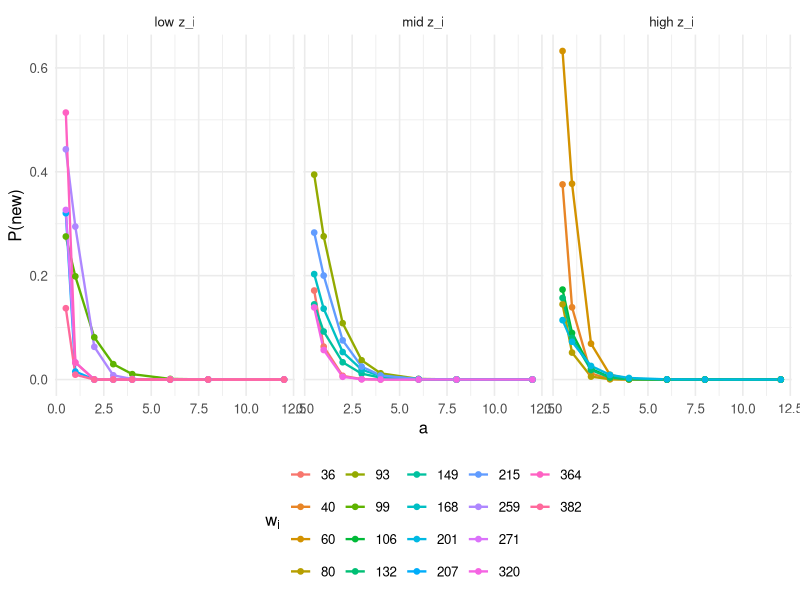
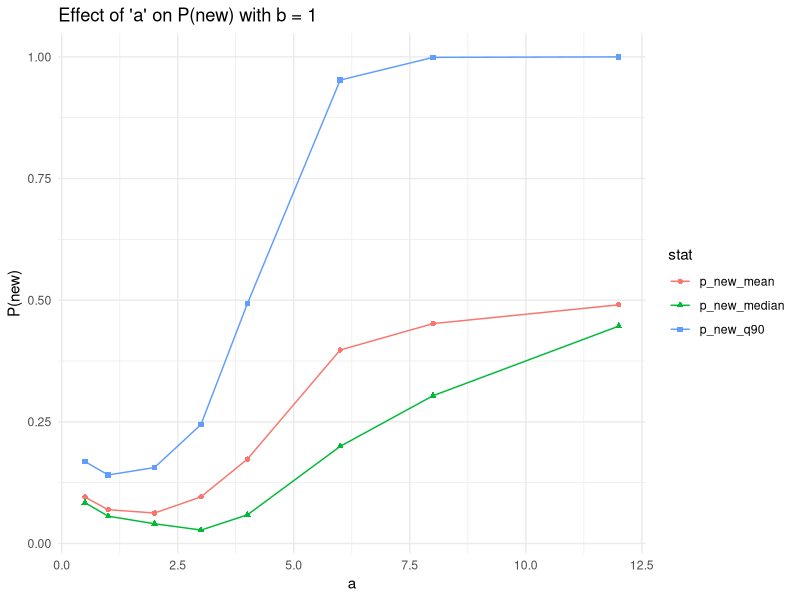

Here is the R script that generated these plots, in order: (Note: this script raises an error after producing the figures.)
# ---------------------------
# BT–SBM simulation + P(new)
# ---------------------------
set.seed(123)

# Logistic win-prob from lambdas
lambda_to_theta <- function(lam) {
  outer(lam, lam, function(a, b) a / (a + b))
}

simulate_bt_sbm <- function(n = 60, K_true = 6, ratio = 2.5,
                            mean_matches = 20, p_edge = 0.3) {
  # Balanced labels (approx)
  z <- rep(seq_len(K_true), length.out = n)
  z <- sample(z)
  # Geometric block strengths, GM = 1
  lam_blocks <- ratio^(0:(K_true - 1))
  lam_blocks <- lam_blocks / exp(mean(log(lam_blocks)))
  lam_item <- lam_blocks[z]
  # Match topology
  N <- matrix(0L, n, n)
  for (i in 1:(n - 1)) for (j in (i + 1):n) {
    if (runif(1) < p_edge) {
      nij <- rpois(1, mean_matches)
      N[i, j] <- N[j, i] <- nij
    }
  }
  # Outcomes
  W <- matrix(0L, n, n)
  for (i in 1:(n - 1)) for (j in (i + 1):n) {
    nij <- N[i, j]
    if (nij > 0L) {
      p <- lam_item[i] / (lam_item[i] + lam_item[j])
      wij <- rbinom(1, nij, p)
      W[i, j] <- wij
      W[j, i] <- nij - wij
    }
  }
  # Gamma augmentation draws Z; only row sums matter
  Z <- matrix(0, n, n)
  Z_row <- numeric(n); w_row <- rowSums(W)
  for (i in 1:(n - 1)) for (j in (i + 1):n) {
    nij <- N[i, j]
    if (nij > 0L) {
      rate <- lam_item[i] + lam_item[j]
      zdraw <- rgamma(1, shape = nij, rate = rate) # scale=1/rate
      Z[i, j] <- Z[j, i] <- zdraw
      Z_row[i] <- Z_row[i] + zdraw
      Z_row[j] <- Z_row[j] + zdraw
    }
  }
  list(W = W, N = N, Z = Z, Z_row = Z_row, w_row = w_row,
       z = z, lam_item = lam_item, lam_blocks = lam_blocks)
}

# Anchored collapsed new score (increment rel. to empty cluster)
log_new_anchored <- function(wi, Zi, a, b) {
  lgamma(a + wi) - (a + wi) * log(b + Zi)
}

# One-step P(new) vs best existing competitor (hybrid rule)
p_new_for_item <- function(wi, Zi, lam_exist, a, optionA = F) {
  if (optionA) {
    b <- exp(digamma(a))  # scale alignment
    # center occupied lambdas to GM = 1
    lam <- lam_exist / exp(mean(log(lam_exist)))
  } else {
    b <- 1; lam <- lam_exist
  }
  # plug-in scores (existing); take best competitor
  logp_exist <- wi * log(lam) - lam * Zi
  best_exist <- max(logp_exist)
  # anchored collapsed new score
  logp_new <- log_new_anchored(wi, Zi, a, b)
  # 2-class softmax prob
  m <- max(best_exist, logp_new)
  p_new <- exp(logp_new - m) / (exp(best_exist - m) + exp(logp_new - m))
  c(p_new = p_new, b_eff = b)
}

# ----- Run a sensitivity sweep over 'a' -----
library(dplyr)

sim <- simulate_bt_sbm(n = 60, K_true = 6, ratio = 2.5,
                       mean_matches = 20, p_edge = 0.3)

lam_exist <- sim$lam_blocks  # existing blocks' lambdas (GM=1 by construction)

a_grid <- c(0.5, 1, 2, 3, 4, 6, 8, 12)

res <- lapply(a_grid, function(a) {
  out <- sapply(seq_along(sim$w_row), function(i) {
    p_new_for_item(sim$w_row[i], sim$Z_row[i], lam_exist, a, optionA = F)
  })
  tibble(a = a,
         p_new_mean   = mean(out["p_new", ]),
         p_new_median = median(out["p_new", ]),
         p_new_q90    = quantile(out["p_new", ], 0.9),
         b_eff        = as.numeric(out["b_eff", 1]))
}) %>% bind_rows()

print(res)

# Optional: plot
if (requireNamespace("ggplot2", quietly = TRUE)) {
  library(ggplot2)
  res_long <- tidyr::pivot_longer(res, cols = starts_with("p_new_"),
                                  names_to = "stat", values_to = "value")
  plot1 = ggplot(res_long, aes(a, value, shape = stat,color = stat)) +
    geom_point() + geom_line() +
    labs(title = "Effect of 'a' on P(new) with b = 1",
         x = "a", y = "P(new)") +
    theme_minimal()
  plot1
  ggsave(filename = "./images/sensitivity_b1.png",plot1)
}




library(dplyr)
library(tidyr)
library(ggplot2)

# Build an item-level frame with observed wi and Zi
items <- tibble(
  i   = seq_along(sim$w_row),
  wi  = as.integer(sim$w_row),
  Zi  = sim$Z_row
) %>%
  mutate(
    Z_bin_id = ntile(Zi, 3),
    Z_bin    = factor(Z_bin_id, labels = c("low z_i", "mid z_i", "high z_i"))
  )

# Compute P(new) for each item across the a-grid
res_item <- lapply(a_grid, function(a) {
  items %>%
    rowwise() %>%
    mutate(p_new = p_new_for_item(wi, Zi, lam_exist, a, optionA = T)[["p_new"]]) %>%
    ungroup() %>%
    mutate(a = a)
}) %>% bind_rows()

# OPTIONAL: pick representative wi values within each Z panel to avoid spaghetti
# Here we take 6 quantiles of wi per Z_bin and keep unique integer values
rep_w_by_z <- res_item %>%
  distinct(Z_bin, wi) %>%
  group_by(Z_bin) %>%
  summarize(
    wi_rep = unique(as.integer(quantile(wi, probs = c(.05, .20, .4, .6, .8, .95), type = 1))),
    .groups = "drop"
  ) %>%
  unnest_longer(wi_rep) %>%
  distinct(Z_bin, wi = wi_rep)

# Aggregate across items that share the same (Z_bin, wi) at each a
plot_df <- res_item %>%
  inner_join(rep_w_by_z, by = c("Z_bin", "wi")) %>%
  group_by(Z_bin, wi, a) %>%
  summarize(p_new = mean(p_new), .groups = "drop") %>%
  mutate(wi_f = factor(wi))  # for a discrete legend

# Plot: lines by wi, facets by Z_bin
plot2 <- ggplot(plot_df, aes(x = a, y = p_new, color = wi_f, group = wi_f)) +
  geom_line(linewidth = 0.8) +
  geom_point(size = 1.6) +
  facet_wrap(~ Z_bin, ncol = 3) +
  labs(
    x = "a",
    y = "P(new)",
    color = expression(w[i])
  ) +
  theme_minimal(base_size = 12) +
  theme(legend.position = "bottom")

print(plot2)
# ggsave("./images/pnew_lines_by_wi_faceted_by_zibpsia.png", plot2, width = 9, height = 5.5, dpi = 300)



# Load required package
library(Deriv)

# Define the function to invert the trigamma numerically
inv_trigamma <- function(tau2) {
  f <- function(a) trigamma(a) - tau2
  uniroot(f, interval = c(1e-8, 100))$root
}

# Values of tau
tau <- c(0.25, 0.33, 0.50, 0.70, 1.00)

# Compute corresponding a values by solving ψ₁(a) = τ²
a <- sapply(tau, function(t) inv_trigamma(t^2))

# Create the table
tab <- data.frame(
  a = seq(6,1)
)%>%
  mutate(tau = round(sqrt(trigamma(a)),2))%>%
  mutate(sd_lambda = round(sqrt(a)/exp(digamma(a)),2))

latex_tab_priorsens<- kable(tab, format = "latex", digits = 3, booktabs = TRUE) %>%
  kable_styling(latex_options = c("striped", "hold_position"))


writeLines(latex_tab_priorsens, "./tables/pror_sensitvity.csv")





